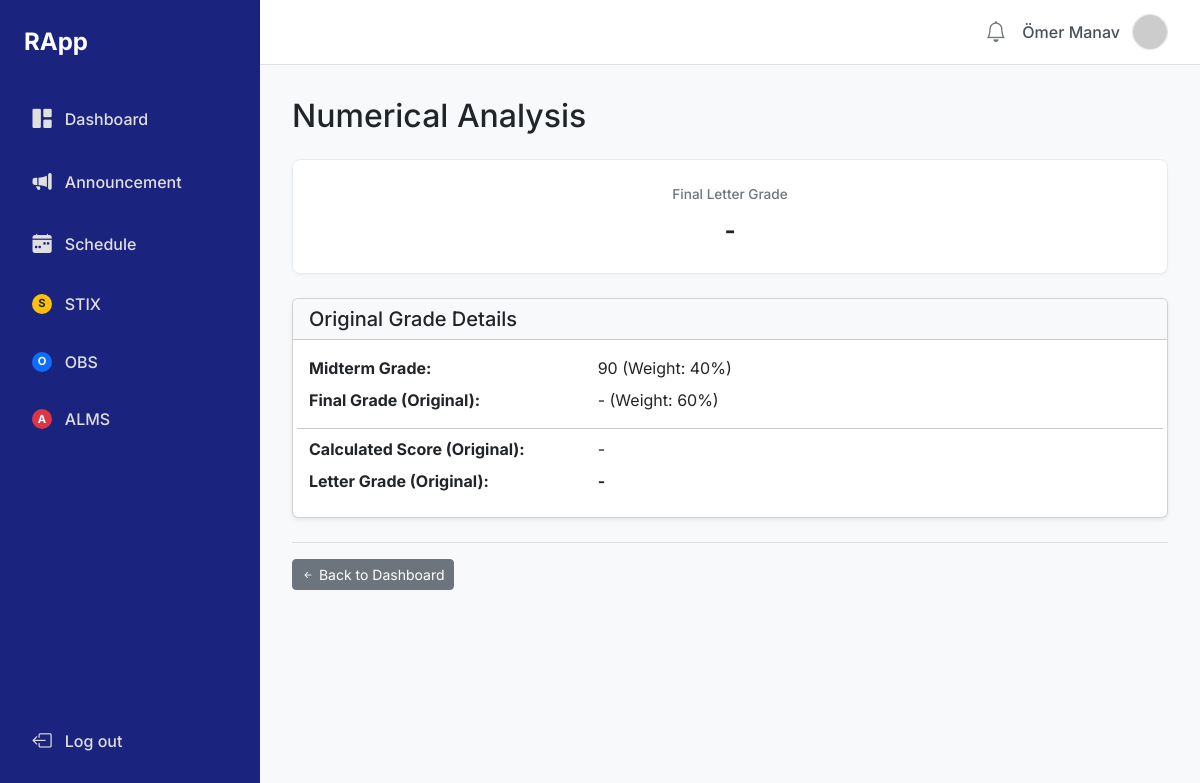
Screenshot of /student/course/3/ (signed in) with the database file from the repository.
### makeup_exam/models.py (models this page shows, shortened)
class Course(models.Model):
    course_code = models.CharField(max_length=10, unique=True, verbose_name="Course Code", help_text="CSE101")
    course_name = models.CharField(max_length=100, verbose_name="Course Name", help_text="Introduction to Computer Science")
    credits = models.PositiveIntegerField(default=3, verbose_name="Credits")
    teacher = models.ForeignKey(
        User,
        on_delete=models.SET_NULL,
        null=True,
        limit_choices_to={'profile__role': 'teacher'},
        related_name='taught_courses'
    )
    midterm_weight = models.PositiveSmallIntegerField(
        default=40,
        validators=[MinValueValidator(0), MaxValueValidator(100)]
    )
    final_weight = models.PositiveSmallIntegerField(
        default=60,
        validators=[MinValueValidator(0), MaxValueValidator(100)]
    )

class Enrollment(models.Model):
    student = models.ForeignKey(
        User,
        on_delete=models.CASCADE,
        limit_choices_to={'profile__role': 'student'}
    )
    course = models.ForeignKey(Course, on_delete=models.CASCADE)
    midterm_grade = models.PositiveSmallIntegerField(
        null=True, blank=True,
        validators=[MinValueValidator(0), MaxValueValidator(100)]
    )
    final_grade = models.PositiveSmallIntegerField(
        null=True, blank=True,
        validators=[MinValueValidator(0), MaxValueValidator(100)]
    )
    applied_for_makeup = models.BooleanField(default=False)
    class Meta:
        unique_together = ('student', 'course')
    def calculate_final_score(self):
        if self.midterm_grade is not None and self.final_grade is not None:
            score = (self.midterm_grade * self.course.midterm_weight / 100.0) + \
                    (self.final_grade * self.course.final_weight / 100.0)
            return round(score)
        return None
    def get_letter_grade(self):
        score = self.calculate_final_score()
        if score is None:
            return '-'
    def is_eligible_for_makeup(self):
        letter_grade = self.get_letter_grade()
        return letter_grade in ['DC', 'FF']

### makeup_exam/views.py (the view)
# urls.py: path('student/course/<int:enrollment_id>/', views.student_course_detail, name='student_course_detail'),
@login_required(login_url='login_selection')
def student_course_detail(request, enrollment_id):
    if not user_is_role(request.user, 'student'):
        messages.error(request, "Bu sayfaya erişim yetkiniz yok.")
        auth_logout(request)
        return redirect('login_selection')
    enrollment = get_object_or_404(Enrollment, id=enrollment_id, student=request.user)
    context = {
        'enrollment': enrollment,
        'course': enrollment.course,
        'page_title': enrollment.course.course_name
    }
    return render(request, 'makeup_exam/student/student_course_detail.html', context)

### makeup_exam/views.py (called while the page is built)
def user_is_role(user, role_name):
    try:
        return user.is_authenticated and user.profile.role == role_name
    except Profile.DoesNotExist:
        return False

### makeup_exam/templates/makeup_exam/student/student_course_detail.html (shortened to what this page needs)
{% extends 'makeup_exam/base.html' %}
{% block page_title %}{{ page_title }}{% endblock %}
{% block content %}
    <div class="grade-summary mb-4">
        <div class="grade-item">
            <span class="grade-label">Final Letter Grade</span>
            {% if enrollment.resit_grade_entry and enrollment.resit_grade_entry.grade is not None %}
                {% with new_grade=enrollment.resit_grade_entry.get_new_letter_grade_with_resit %}
                    <span class="grade-value grade-{{ new_grade|lower }}">
                        {{ new_grade }}
                    </span>
                    <small class="d-block text-muted">(After Resit)</small>
                {% endwith %}
            {% else %}
                <span class="grade-value grade-{{ enrollment.get_letter_grade|lower }}">
                    {{ enrollment.get_letter_grade }}
                </span>
            {% endif %}
        </div>
    </div>
     <div class="card shadow-sm mb-4">
        <div class="card-header bg-light">
           <h5 class="mb-0">Original Grade Details</h5>
        </div>
        <div class="card-body">
             <dl class="row mb-0">
                <dt class="col-sm-4">Midterm Grade:</dt>
                <dd class="col-sm-8">{{ enrollment.midterm_grade|default:"-" }} (Weight: {{ course.midterm_weight }}%)</dd>
                <dt class="col-sm-4">Final Grade (Original):</dt>
                <dd class="col-sm-8">{{ enrollment.final_grade|default:"-" }} (Weight: {{ course.final_weight }}%)</dd>
                <hr class="my-2">
                <dt class="col-sm-4">Calculated Score (Original):</dt>
                <dd class="col-sm-8">{{ enrollment.calculate_final_score|default:"-" }}</dd>
                <dt class="col-sm-4">Letter Grade (Original):</dt>
                <dd class="col-sm-8">
                    <strong class="grade-value grade-{{ enrollment.get_letter_grade|lower }}">
                        {{ enrollment.get_letter_grade }}
                    </strong>
                </dd>
            </dl>
        </div>
    </div>
    <div class="mt-4 pt-3 border-top">
         <a href="{% url 'student_dashboard' %}" class="btn btn-secondary btn-sm">
             <i class="bi bi-arrow-left-short"></i> Back to Dashboard
         </a>
     </div>
{% endblock %}

### makeup_exam/templates/makeup_exam/base.html (shortened to what this page needs)
<!DOCTYPE html>
<html lang="tr">
<head>
    <link href="https://cdn.jsdelivr.net/npm/bootstrap@5.3.0/dist/css/bootstrap.min.css" rel="stylesheet">
    <link rel="stylesheet" href="https://cdn.jsdelivr.net/npm/bootstrap-icons@1.10.0/font/bootstrap-icons.css">
</head>
<body>
    <div class="sidebar">
        <div class="sidebar-header">RApp</div>
        <ul class="nav flex-column">
            <li class="nav-item">
                <a class="nav-link {% if 'dashboard' in request.resolver_match.url_name %}active{% endif %}"
                   href="{% if user.profile.role == 'student' %}{% url 'student_dashboard' %}{% elif user.profile.role == 'teacher' %}{% url 'teacher_dashboard' %}{% elif user.profile.role == 'faculty' %}{% url 'faculty_dashboard' %}{% else %}#{% endif %}">
                    <i class="bi bi-grid-1x2-fill"></i> Dashboard
                </a>
            </li>
            {% if user.profile.role == 'student' or user.profile.role == 'teacher' %}
            <li class="nav-item">
                <a class="nav-link {% if 'announcements' in request.resolver_match.url_name %}active{% endif %}"
                   href="{% if user.profile.role == 'student' %}{% url 'student_announcements' %}{% elif user.profile.role == 'teacher' %}{% url 'teacher_announcements' %}{% endif %}">
                    <i class="bi bi-megaphone-fill"></i> Announcement
                </a>
            </li>
            {% endif %}
             {% if user.profile.role == 'student' or user.profile.role == 'teacher' %}
            <li class="nav-item">
                <a class="nav-link {% if 'schedule' in request.resolver_match.url_name %}active{% endif %}"
                   href="{% if user.profile.role == 'student' %}{% url 'student_schedule' %}{% elif user.profile.role == 'teacher' %}{% url 'teacher_schedule' %}{% endif %}">
                    <i class="bi bi-calendar-week-fill"></i> Schedule
                </a>
            </li>
            {% endif %}
            <li class="nav-item">
                <a class="nav-link {% if request.resolver_match.url_name == 'stix_page' %}active{% endif %}" href="{% url 'stix_page' %}">
                    <span class="badge bg-warning text-dark">S</span> STIX
                </a>
            </li>
            <li class="nav-item">
                <a class="nav-link {% if request.resolver_match.url_name == 'obs_page' %}active{% endif %}" href="{% url 'obs_page' %}">
                    <span class="badge bg-primary">O</span> OBS
                </a>
            </li>
            <li class="nav-item">
                <a class="nav-link {% if request.resolver_match.url_name == 'alms_page' %}active{% endif %}" href="{% url 'alms_page' %}">
                    <span class="badge bg-danger">A</span> ALMS
                </a>
            </li>
        </ul>
        <a href="{% url 'logout' %}" class="nav-link logout-link mt-auto">
            <i class="bi bi-box-arrow-left"></i> Log out
        </a>
    </div>
    <div class="main-content">
         <nav class="top-navbar">
            <div class="user-info">
                 <i class="bi bi-bell"></i>
                 <span class="user-name">{{ user.get_full_name|default:user.username }}</span>
                 <img src="https://placehold.co/36x36/adb5bd/ffffff?text={{ user.username.0|upper }}" alt="Profil Resmi">
            </div>
        </nav>
        <div class="content-area">
            <h2 class="mb-4">{% block page_title %}{% endblock %}</h2>
            {% block content %}
            {% endblock %}
        </div>
    </div>
</body>
</html>

### makeup_exam/templates/makeup_exam/base.html (style rules this page uses)
body { font-family: 'Inter', sans-serif; background-color: #f8f9fa; display: flex; min-height: 100vh; overflow-x: hidden; }
.sidebar { width: 260px; background-color: #1a237e; color: #fff; padding: 1.5rem 1rem; position: fixed; top: 0; bottom: 0; left: 0; z-index: 100; display: flex; flex-direction: column; }
.sidebar .sidebar-header { font-size: 1.5rem; font-weight: 700; margin-bottom: 2rem; padding-left: 0.5rem; }
.sidebar .nav-link { color: #e0e0e0; padding: 0.8rem 1rem; margin-bottom: 0.5rem; border-radius: 0.375rem; display: flex; align-items: center; font-weight: 500; transition: background-color 0.2s ease, color 0.2s ease; }
.sidebar .nav-link .bi { margin-right: 0.8rem; font-size: 1.2rem; width: 20px; text-align: center; }
.sidebar .nav-link .badge { width: 20px; height: 20px; border-radius: 50%; display: inline-flex; justify-content: center; align-items: center; font-size: 0.7rem; font-weight: bold; margin-right: 0.8rem; }
.sidebar .logout-link { margin-top: auto; }
.main-content { margin-left: 260px; padding: 0; width: calc(100% - 260px); flex-grow: 1; }
.top-navbar { background-color: #fff; border-bottom: 1px solid #dee2e6; padding: 0.75rem 2rem; height: 65px; display: flex; justify-content: flex-end; align-items: center; }
.top-navbar .user-info { display: flex; align-items: center; color: #495057; }
.top-navbar .user-info .bi-bell { font-size: 1.3rem; margin-right: 1rem; color: #6c757d; cursor: pointer; }
.top-navbar .user-info .user-name { font-weight: 500; margin-right: 0.75rem; }
.top-navbar .user-info img { width: 36px; height: 36px; border-radius: 50%; object-fit: cover; border: 1px solid #dee2e6; }
.content-area { padding: 2rem; }
.grade-summary { display: flex; justify-content: space-around; text-align: center; background-color: #fff; padding: 1.5rem 1rem; border-radius: 0.5rem; border: 1px solid #e9ecef; box-shadow: 0 2px 4px rgba(0,0,0,0.03); margin-bottom: 2rem; }
.grade-summary .grade-item { flex: 1; }
.grade-summary .grade-item .grade-label { font-size: 0.85rem; color: #6c757d; margin-bottom: 0.5rem; display: block; font-weight: 500; }
.grade-summary .grade-item .grade-value { font-size: 1.5rem; font-weight: 700; color: #212529; }

### rows the page displays
Course: course_name "Numerical Analysis", midterm_weight "40", final_weight "60"
Enrollment: get_letter_grade "-", midterm_grade "90", final_grade "-", calculate_final_score "-"

### other values shown
{{ user.get_full_name|default:user.username }} "Ömer Manav"
